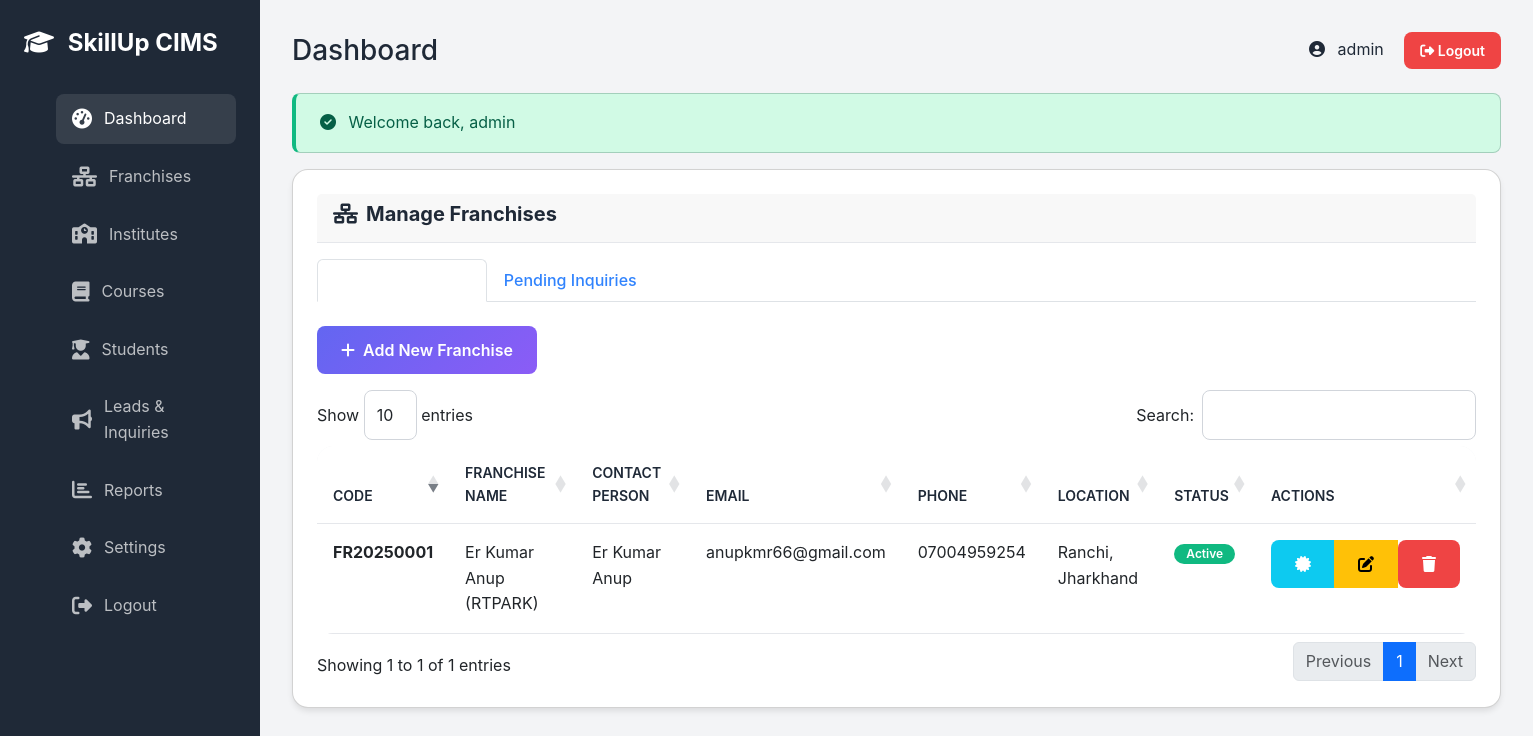
Screenshot of /public/admin/franchises (signed in) with the database file from the repository.
### tables this page shows
CREATE TABLE `franchises` (
  `id` int(10) UNSIGNED NOT NULL,
  `franchise_code` varchar(20) NOT NULL,
  `franchise_name` varchar(200) NOT NULL,
  `owner_name` varchar(100) NOT NULL,
  `email` varchar(100) NOT NULL,
  `phone` varchar(20) NOT NULL,
  `address` text NOT NULL,
  `city` varchar(100) DEFAULT NULL,
  `state` varchar(100) DEFAULT NULL,
  `pincode` varchar(10) DEFAULT NULL,
  `commission_rate` decimal(5,2) DEFAULT 10.00 COMMENT 'Commission percentage',
  `status` enum('active','inactive','pending') DEFAULT 'pending',
  `user_id` int(10) UNSIGNED NOT NULL COMMENT 'Franchise admin user ID',
  `created_at` timestamp NOT NULL DEFAULT current_timestamp(),
  `updated_at` timestamp NOT NULL DEFAULT current_timestamp() ON UPDATE current_timestamp()
);

### app/Controllers/AdminController.php (called while the page is built, shortened)
<?php
class AdminController extends Controller
{
    public function franchises()
    {
        $franchiseModel = new Franchise();
        $franchises = $franchiseModel->all('created_at DESC');
        $db = Database::getInstance();
        $pendingInquiries = $db->fetchAll("SELECT * FROM franchise_inquiries ORDER BY created_at DESC");
        $this->view('admin/franchises', [
            'franchises' => $franchises,
            'pendingInquiries' => $pendingInquiries
        ], 'layouts/admin');
    }
}

### public/index.php (called while the page is built, shortened)
<?php
spl_autoload_register(function ($class) {
    $paths = [
        __DIR__ . '/../core/' . $class . '.php',
        __DIR__ . '/../app/Controllers/' . $class . '.php',
        __DIR__ . '/../app/Models/' . $class . '.php',
        __DIR__ . '/../app/Middleware/' . $class . '.php',
    ];
    foreach ($paths as $path) {
        if (file_exists($path)) {
            return;
        }
    }
});
require __DIR__ . '/../app/Helpers/helpers.php';
$router = new Router();
$router->dispatch();

### config/database.php (called while the page is built)
<?php
return [
    'host' => getenv('DB_HOST') ?: 'localhost',
    'database' => getenv('DB_NAME') ?: 'skillup_cims',
    'username' => getenv('DB_USER') ?: 'root',
    'password' => getenv('DB_PASS') ?: '',
    'charset' => 'utf8mb4',
    'collation' => 'utf8mb4_unicode_ci',
];

### core/Database.php (called while the page is built, shortened)
<?php
class Database
{
    private static $instance = null;
    private $connection;
    private function __construct()
    {
        try {
            $config = require __DIR__ . '/../config/database.php';
            $dsn = "mysql:host={$config['host']};dbname={$config['database']};charset={$config['charset']}";
            $options = [
                PDO::ATTR_ERRMODE => PDO::ERRMODE_EXCEPTION,
                PDO::ATTR_DEFAULT_FETCH_MODE => PDO::FETCH_ASSOC,
                PDO::ATTR_EMULATE_PREPARES => false,
            ];
            $this->connection = new PDO($dsn, $config['username'], $config['password'], $options);
        } catch (PDOException $e) {
            die("Database Connection Failed: " . $e->getMessage());
        }
    }
    public static function getInstance()
    {
        if (self::$instance === null) {
            self::$instance = new self();
        }
        return self::$instance;
    }
    public function query($sql, $params = [])
    {
        try {
            $stmt = $this->connection->prepare($sql);
            $stmt->execute($params);
            return $stmt;
        } catch (PDOException $e) {
            error_log("Query Error: " . $e->getMessage());
            throw $e;
        }
    }
    public function fetchAll($sql, $params = [])
    {
        $stmt = $this->query($sql, $params);
        return $stmt->fetchAll();
    }
}

### core/Model.php (called while the page is built, shortened)
<?php
abstract class Model
{
    protected $db;
    protected $table;
    public function __construct()
    {
        $this->db = Database::getInstance();
    }
    public function all($orderBy = null)
    {
        $sql = "SELECT * FROM {$this->table}";
        if ($orderBy) {
            $sql .= " ORDER BY {$orderBy}";
        }
        return $this->db->fetchAll($sql);
    }
}

### app/Helpers/helpers.php (called while the page is built, shortened)
<?php
function url($path = '')
{
    $appUrl = 'http://localhost/skillup/public';
    $appUrl = rtrim($appUrl, '/');
    $path = ltrim($path, '/');
    if (str_contains($path, 'public/') && str_ends_with($appUrl, 'public')) {
        $path = str_replace('public/', '', $path);
    }
    return $appUrl . '/' . $path;
}
function e($string)
{
    return htmlspecialchars($string ?? '', ENT_QUOTES, 'UTF-8');
}

### core/Session.php (called while the page is built, shortened)
<?php
class Session
{
    public static function get($key, $default = null)
    {
        return $_SESSION[$key] ?? $default;
    }
    public static function has($key)
    {
        return isset($_SESSION[$key]);
    }
    public static function isAuthenticated()
    {
        return self::has('user_id') && self::has('user_role');
    }
    public static function userRole()
    {
        return self::get('user_role');
    }
}

### views/admin/franchises.php (the view, shortened to what this page needs)
<div class="card">
    <div class="card-header">
        <h5 class="card-title mb-0">
            <i class="fas fa-network-wired me-2"></i>Manage Franchises
        </h5>
    </div>
    <div class="card-body">
        <ul class="nav nav-tabs mb-4" id="franchiseTabs" role="tablist">
            <li class="nav-item" role="presentation">
                <button class="nav-link active" id="active-tab" data-bs-toggle="tab" data-bs-target="#active"
                    type="button" role="tab">Active Franchises</button>
            </li>
            <li class="nav-item" role="presentation">
                <button class="nav-link" id="pending-tab" data-bs-toggle="tab" data-bs-target="#pending" type="button"
                    role="tab">Pending Inquiries</button>
            </li>
        </ul>
        <div class="tab-content" id="franchiseTabsContent">
            <div class="tab-pane fade show active" id="active" role="tabpanel">
                <div class="mb-3">
                    <button class="btn btn-primary" data-bs-toggle="modal" data-bs-target="#addFranchiseModal">
                        <i class="fas fa-plus me-2"></i>Add New Franchise
                    </button>
                </div>
                <div class="table-responsive">
                    <table class="table" id="franchisesTable">
                        <thead>
                            <tr>
                                <th>Code</th>
                                <th>Franchise Name</th>
                                <th>Contact Person</th>
                                <th>Email</th>
                                <th>Phone</th>
                                <th>Location</th>
                                <th>Status</th>
                                <th>Actions</th>
                            </tr>
                        </thead>
                        <tbody>
                            <?php foreach ($franchises as $franchise): ?>
                                <tr>
                                    <td><strong><?= e($franchise['franchise_code']) ?></strong></td>
                                    <td><?= e($franchise['franchise_name']) ?></td>
                                    <td><?= e($franchise['owner_name']) ?></td>
                                    <td><?= e($franchise['email']) ?></td>
                                    <td><?= e($franchise['phone']) ?></td>
                                    <td><?= e($franchise['city'] . ', ' . $franchise['state']) ?></td>
                                    <td>
                                        <span
                                            class="badge badge-<?= $franchise['status'] === 'active' ? 'success' : 'danger' ?>">
                                            <?= ucfirst($franchise['status']) ?>
                                        </span>
                                    </td>
                                    <td>
                                        <div class="btn-group btn-group-sm">
                                            <a href="<?= url('admin/franchise/certificate?id=' . $franchise['id']) ?>"
                                                target="_blank" class="btn btn-info text-white" title="View Certificate">
                                                <i class="fas fa-certificate"></i>
                                            </a>
                                            <button class="btn btn-warning edit-franchise-btn"
                                                data-id="<?= $franchise['id'] ?>"
                                                data-name="<?= e($franchise['franchise_name']) ?>"
                                                data-owner="<?= e($franchise['owner_name']) ?>"
                                                data-email="<?= e($franchise['email']) ?>"
                                                data-phone="<?= e($franchise['phone']) ?>"
                                                data-address="<?= e($franchise['address']) ?>"
                                                data-city="<?= e($franchise['city']) ?>"
                                                data-state="<?= e($franchise['state']) ?>"
                                                data-pincode="<?= e($franchise['pincode']) ?>"
                                                data-commission="<?= e($franchise['commission_rate']) ?>"
                                                data-bs-toggle="modal" data-bs-target="#editFranchiseModal" title="Edit">
                                                <i class="fas fa-edit"></i>
                                            </button>
                                            <form action="<?= url('admin/franchises/delete') ?>" method="POST"
                                                class="d-inline"
                                                onsubmit="return confirm('Are you sure you want to delete this franchise?');">
                                                <button type="submit" class="btn btn-danger" title="Delete">
                                                    <i class="fas fa-trash"></i>
                                                </button>
                                            </form>
                                        </div>
                                    </td>
                                </tr>
                            <?php endforeach; ?>
                        </tbody>
                    </table>
                </div>
            </div>
        </div>
    </div>
</div>

### core/Router.php (shortened to what this page needs)
<?php
class Router
{
    private $routes = [];
    private function addRoute($method, $uri, $controller, $action, $middleware = [])
    {
        if (strpos($controller, '@') !== false && $action === null) {
            list($controller, $action) = explode('@', $controller);
        }
        $this->routes[] = [
            'method' => $method,
            'uri' => $uri,
            'controller' => $controller,
            'action' => $action,
            'middleware' => $middleware
        ];
    }
    public function dispatch()
    {
        $requestUri = $this->getRequestUri();
        $requestMethod = $_SERVER['REQUEST_METHOD'];
        foreach ($this->routes as $route) {
            if ($route['method'] === $requestMethod && $this->matchRoute($route['uri'], $requestUri, $params)) {
                $controllerClass = $route['controller'];
                $action = $route['action'];
                if (class_exists($controllerClass)) {
                    $controller = new $controllerClass();
                    if (method_exists($controller, $action)) {
                        call_user_func_array([$controller, $action], $params);
                        return;
                    }
                }
                return;
            }
        }
    }
    private function matchRoute($routeUri, $requestUri, &$params = [])
    {
        $pattern = preg_replace('/\{(\w+)\}/', '([^/]+)', $routeUri);
        $pattern = '#^' . $pattern . '$#';
        if (preg_match($pattern, $requestUri, $matches)) {
            return true;
        }
        return false;
    }
    private function getRequestUri()
    {
        $uri = parse_url($_SERVER['REQUEST_URI'], PHP_URL_PATH);
        $scriptName = dirname($_SERVER['SCRIPT_NAME']);
        if ($scriptName !== '/' && strpos($uri, $scriptName) === 0) {
            $uri = substr($uri, strlen($scriptName));
        }
        return rtrim($uri, '/') ?: '/';
    }
}

### public/assets/css/custom.css (style rules this page uses)
:root { --primary-color: #6366f1; --secondary-color: #8b5cf6; --accent-color: #ec4899; --gradient-start: #667eea; --gradient-end: #764ba2; --dark: #1f2937; --light: #f9fafb; --white: #ffffff; --gray-100: #f3f4f6; --gray-200: #e5e7eb; --gray-300: #d1d5db; --gray-600: #4b5563; --gray-800: #1f2937; --success: #10b981; --warning: #f59e0b; --danger: #ef4444; --info: #3b82f6; --spacing-sm: 0.5rem; --spacing-md: 1rem; --spacing-lg: 1.5rem; --spacing-xl: 2rem; --radius-sm: 0.375rem; --radius-md: 0.5rem; --radius-lg: 1rem; --radius-full: 9999px; --shadow-sm: 0 1px 2px 0 rgba(0, 0, 0, 0.05); --shadow-md: 0 4px 6px -1px rgba(0, 0, 0, 0.1); --shadow-lg: 0 10px 15px -3px rgba(0, 0, 0, 0.1); --shadow-xl: 0 20px 25px -5px rgba(0, 0, 0, 0.1); }
* { margin: 0; padding: 0; box-sizing: border-box; }
body { font-family: 'Inter', 'Segoe UI', Tahoma, Geneva, Verdana, sans-serif; color: var(--gray-800); background-color: var(--gray-100); line-height: 1.6; overflow-x: hidden; }
.btn { display: inline-block; padding: 0.75rem 1.5rem; border-radius: var(--radius-md); font-weight: 600; text-decoration: none; transition: all 0.3s ease; border: none; cursor: pointer; font-size: 1rem; }
.btn-primary { background: linear-gradient(135deg, var(--primary-color), var(--secondary-color)); color: white; }
.btn-danger { background: var(--danger); color: white; }
.card { background: white; border-radius: var(--radius-lg); box-shadow: var(--shadow-md); padding: 1.5rem; margin-bottom: 1.5rem; transition: all 0.3s ease; }
.card-header { border-bottom: 1px solid var(--gray-200); padding-bottom: 1rem; margin-bottom: 1rem; }
.card-title { font-size: 1.25rem; font-weight: 700; color: var(--dark); margin: 0; }
.card-body { padding: 0; }
.table-responsive { overflow-x: auto; }
.table { width: 100%; background: white; border-radius: var(--radius-lg); overflow: hidden; }
.table thead { background: var(--gray-100); }
.table th, .table td { padding: 1rem; text-align: left; border-bottom: 1px solid var(--gray-200); }
.table th { font-weight: 600; color: var(--dark); font-size: 0.875rem; text-transform: uppercase; }
.badge { display: inline-block; padding: 0.25rem 0.75rem; border-radius: var(--radius-full); font-size: 0.75rem; font-weight: 600; }
.badge-success { background: var(--success); color: white; }
.mb-3 { margin-bottom: 1.5rem; }
.nav-link { font-weight: 500; position: relative; opacity: 0.85; transition: all 0.3s ease; }
.nav-link:hover, .nav-link.active { opacity: 1; color: white !important; }
.nav-link::after { content: ''; position: absolute; width: 0; height: 2px; bottom: 0; left: 50%; background-color: white; transition: all 0.3s ease; transform: translateX(-50%); }
.nav-link:hover::after, .nav-link.active::after { width: 70%; }

### rows the page displays
franchises: franchise_code "FR20250001", franchise_name "Er Kumar Anup (RTPARK)", owner_name "Er Kumar Anup", email "anupkmr66@gmail.com", phone "07004959254", city+state "Ranchi, Jharkhand", status "Active"
